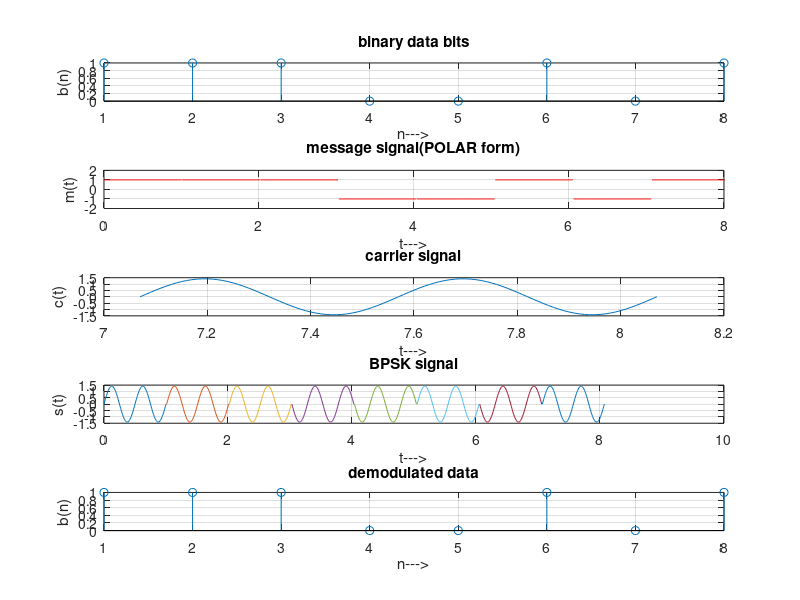

The MATLAB source for this figure:
clc;
clear all;
close all;
%generate carrier signal
Tb=1;
t=0:Tb/100:Tb;
fc=2;
c=sqrt(2/Tb)*sin(2*pi*fc*t);
%generate message signal
N=8;
m=rand(1,N);
t1=0;
t2=Tb
for i=1:N
t=[t1:.01:t2]
if m(i)>0.5
m(i)=1;
m_s=ones(1,length(t));
else
m(i)=0;
m_s=-1*ones(1,length(t));
end
message(i,:)=m_s;
%product of carrier and message signal
bpsk_sig(i,:)=c.*m_s;
%Plot the message and BPSK modulated signal
subplot(5,1,2);
axis([0 N -2 2]);
plot(t,message(i,:),'r');
title('message signal(POLAR form)');
xlabel('t--->');
ylabel('m(t)');
grid on;
hold on;
subplot(5,1,4);plot(t,bpsk_sig(i,:));
title('BPSK signal');
xlabel('t--->'); ylabel('s(t)');
grid on; hold on;
t1=t1+1.01; t2=t2+1.01;
end
hold off
%plot the input binary data and carrier signal
subplot(5,1,1); stem(m);
title('binary data bits');
xlabel('n--->'); ylabel('b(n)');
grid on;
subplot(5,1,3); plot(t,c);
title('carrier signal'); xlabel('t--->'); ylabel('c(t)');
grid on;

% PSK Demodulation
t1=0;
t2=Tb
for i=1:N
t=[t1:.01:t2]
%correlator
x=sum(c.*bpsk_sig(i,:));
%decision device
if x>0
demod(i)=1;
else
demod(i)=0;
end
t1=t1+1.01;
t2=t2+1.01;
end
%plot the demodulated data bits
subplot(5,1,5);
stem(demod);
title('demodulated data');
xlabel('n--->');
ylabel('b(n)');
grid on;